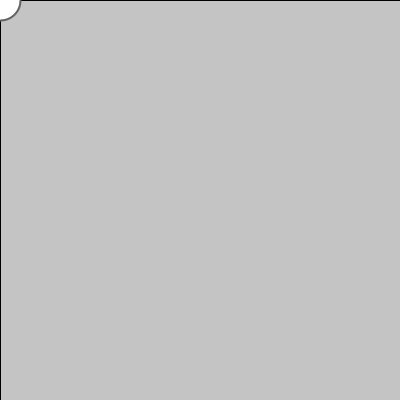
Frame 1 (no input)
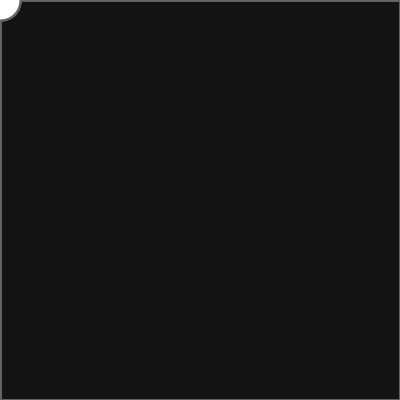
Frame 60 (the mouse pressed at the canvas centre just before this capture)
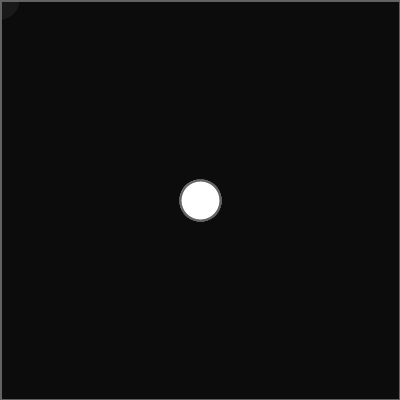
Frame 120 (the mouse held since frame 60 and released just before this capture)

The Processing sketch that drew these frames (run headless with seeded random() and noise(); from frame 60 on, the mouse is pressed at the canvas centre):

// Processing sketch: processing_129685
// ── processing_129685.pde

//Copyrights Mina Kim 2014
//name: Mina Kim, andrew id: minak
//minakim0128@gmail.com

//10% bonus for ease in

float x,y;
float wd,ht;
float xDist,yDist;
float easingCoef;

void setup ()
{
  size (400,400);
  noCursor ();
  easingCoef=.2;
  wd=40;
  ht=40;
}

void draw ()
{
  fill(0,10);
  rectMode (CORNER);
  rect (0,0,width,height);
  noStroke ();
  wd=40;
  ht=40;
  
  fill(255);
  strokeWeight (2);
  stroke (100);
  ellipse (mouseX,mouseY,wd,ht);
  
  
}
